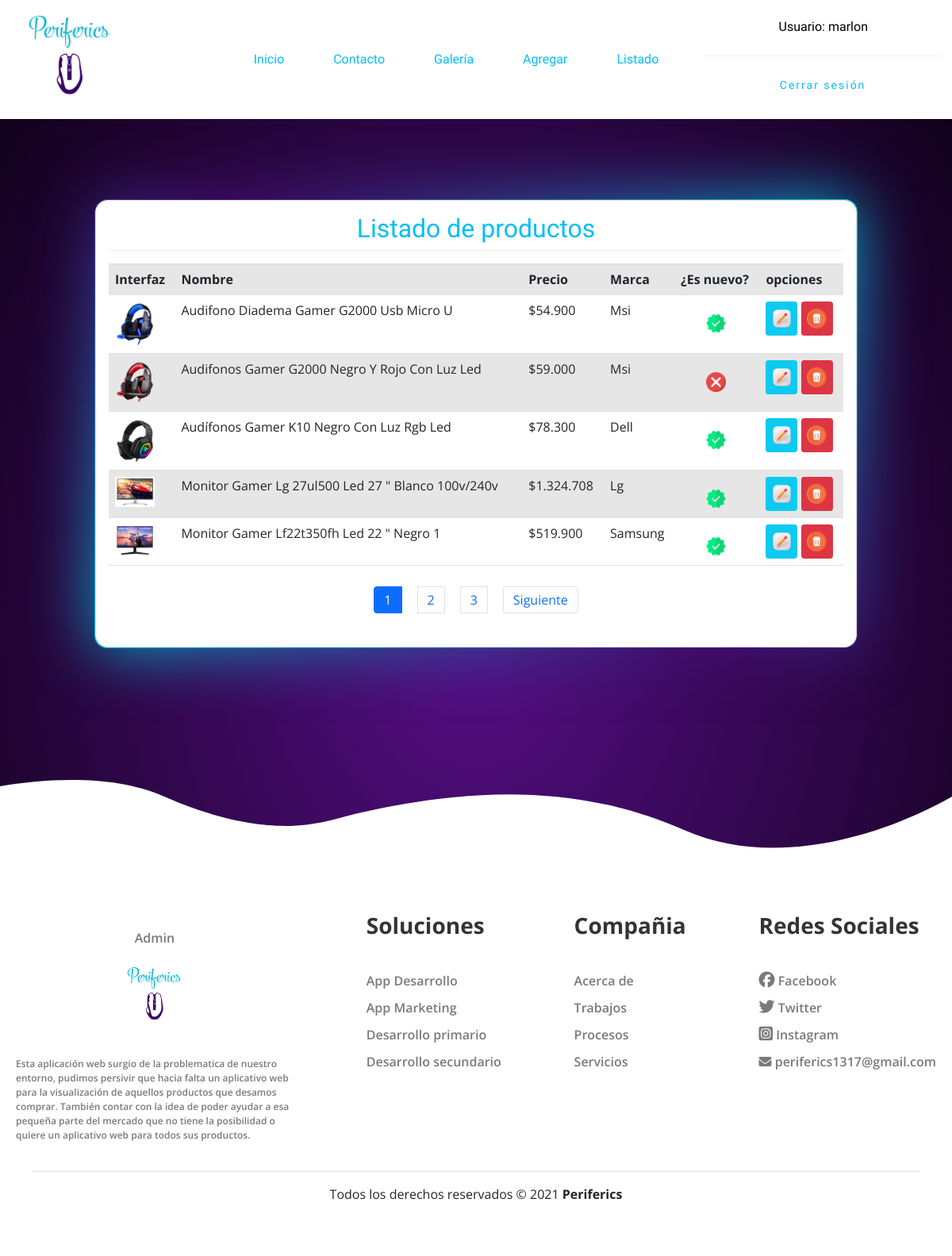
Screenshot of /listar/ (signed in) with the database file from the repository.
### app/models.py (models this page shows, shortened)
class producto(models.Model):
    nombre=models.CharField(max_length=50)
    precio=models.IntegerField()
    descripcion=models.TextField()
    nuevo=models.BooleanField()
    marca=models.ForeignKey(marca, on_delete=models.PROTECT)
    fecha_fabricacion=models.DateField()
    imagen=models.ImageField(upload_to="productos", null="True")

class marca(models.Model):
    nombre= models.CharField(max_length=50)
    def __str__(self):
        return self.nombre

### app/views.py (the view)
# urls.py: path('listar/', listar_productos, name="listar"),
@permission_required('add.view_producto')
def listar_productos(request):
    productos = producto.objects.all()
    page = request.GET.get('page', 1)
    try:
        paginator = Paginator(productos, 5)
        productos = paginator.page(page)
    except:
        raise Http404
    data={
        'entity': productos,
        'paginator': paginator
    }
    return render(request, 'productos/listar.html', data)

### app/templates/productos/listar.html (shortened to what this page needs)
{% extends 'base.html' %}
{% block content %}
{% load humanize %}
<br><br><br>
<div class="card">
    <div class="card-body">
        <h2>Listado de productos</h2>
        <hr>
        <table class="table table-striped table-responsive-sm">
            <tr>
                <th>Interfaz</th>
                <th>Nombre</th>
                <th>Precio</th>
                <th>Marca</th>
                <th>¿Es nuevo?</th>
                <th>opciones</th>
            </tr>
            {% for p in entity %}
            <tr>
                <td>
                    {% if p.imagen %}
                    <img id="img_pro" src="{{p.imagen.url}}" alt="imagen producto" width="50px" heigth="50px">
                    {% endif %}
                </td>
                <td>{{ p.nombre | title}}</td>
                <td>${{ p.precio | intcomma}}</td>
                <td>{{ p.marca | title}}</td>
                <td id="iconitos">
                    {% if p.nuevo %}
                    <img style="width: 25px;" src="../../static/img/cheque.png" alt="chulo">
                    {% else %}
                    <img style="width: 25px;" src="../../static/img/cancelar.png" alt="equis">
                    {% endif %}
                </td>
                <td>
                    {% if perms.app.change_producto %}
                    <a href="{% url 'modificar' p.id %}" class="btn btn-info btn-sm"><img style="width: 25px;" src="../static/img/modificar.png" alt="modificar"></a>
                    {% endif %}
                    {% if perms.app.delete_producto %}
                    <a href="#" onclick="eliminarProducto({{ p.id }})" class="btn btn-danger btn-sm"><img style="width: 25px;" src="../static/img/eliminar.png" alt="eliminar"></a>
                    {% endif %}
                </td>
            </tr>
            {% endfor %}
        </table>
        <div>
            {% include 'paginador.html' %}
        </div>
    </div>
</div>
{% endblock %}

### app/templates/base.html (shortened to what this page needs)
{% load bootstrap4 %}
{% bootstrap_css %}
<!DOCTYPE html>
<html lang="es">
<head>
    <link href="https://cdn.jsdelivr.net/npm/bootstrap@5.0.1/dist/css/bootstrap.min.css" rel="stylesheet">
    {% load static %}
    <link rel="stylesheet" type="text/css" href="{% static 'css/estilos.css' %}">
    {% load pwa %}
</head>
<body>
    <header id="header">
        <div class="contenedor_logo">
            <a href="{% url 'home'%}"><img  class="logo"  src="{% static 'img/logo1.png' %}" alt="logo"></a>
        </div>
            <nav id="bar_nav">
                <ul>
                    <li><button type="button" class="btn btn-outline-info">
                        <a class="eti_menu" href="{% url 'home'%}"> Inicio </a>
                    </button></li>
                    <li><button type="button" class="btn btn-outline-info">
                        <a class="eti_menu" href="{% url 'contacto' %}">Contacto</a>
                    </button></li>
                    <li><button type="button" class="btn btn-outline-info">
                        <a class="eti_menu" href="{% url 'galeria' %}">Galería</a>
                    </button></li>
                    {% if perms.app.add_producto %}
                    <li><button type="button" class="btn btn-outline-info">
                        <a class="eti_menu" href="{% url 'agregar' %}">Agregar</a>
                    </button></li>
                    {% endif %}
                    {% if perms.app.view_producto %}
                    <li><button type="button" class="btn btn-outline-info">
                        <a class="eti_menu" href="{% url 'listar' %}">Listado</a>
                    </button></li>
                    {% endif %}
                </ul>
            </nav>
                <div id="registro">
                    {% if user.is_authenticated %}
                    <div id="contenedor_nombre">
                        <a id="nombre_face" href="#">Usuario: {{user.username}}</a>
                    </div>
                    <br><hr>
                    <div id="cerrar_Sesion">
                            <a href="{% url 'logout' %}" class="btn-neon">
                                Cerrar sesión
                            </a>
                    </div>
                    {% endif%}
                </div>
    </header>
    <div id="contenido">
            {% block content %}
            {% endblock %}
    </div>
    <footer>
        <div class="container_footer">
            <div class="box_footer">
                <div class="logo">
                    <a href="admin/"><p>Admin</p><img src="../static/img/logo1.png" alt="logito"></a>
                </div>
                <div class="terms">
                <p>
                Esta aplicación web surgio de la problematica de nuestro entorno,
                pudimos persivir que hacia falta un aplicativo web para la visualización
                de aquellos productos que desamos comprar.
                También contar con la idea de poder ayudar a esa pequeña parte del mercado
                que no tiene la posibilidad o quiere un aplicativo web para todos sus productos.
                </p>
                </div>
            </div>
            <div class="box_footer">
                <h3>Soluciones</h3>
                <a href="{% url 'pronto' %}">App Desarrollo</a>
                <a href="{% url 'pronto' %}">App Marketing</a>
                <a href="{% url 'pronto' %}">Desarrollo primario</a>
                <a href="{% url 'pronto' %}">Desarrollo secundario</a>
            </div>
            <div class="box_footer">
                <h3>Compañia</h3>
                <a href="{% url 'pronto' %}">Acerca de</a>
                <a href="{% url 'pronto' %}">Trabajos</a>
                <a href="{% url 'pronto' %}">Procesos</a>
                <a href="{% url 'pronto' %}">Servicios</a>
            </div>
            <div class="box_footer">
                <h3>Redes Sociales</h3>
                <a href="https://www.facebook.com/profile.php?id=100070111897802"><i class="fab fa-facebook"></i> Facebook </a>
                <a href="https://twitter.com/periferics1"><i class="fab fa-twitter"></i> Twitter </a>
                <a href="https://www.instagram.com/perifercis/"><i class="fab fa-instagram-square"></i> Instagram </a>
                <p><i class="fas fa-envelope"></i> periferics1317@gmail.com</p>
            </div>
        </div>
        <div class="box_copyright">
            <hr>
            <p>Todos los derechos reservados &copy 2021
                <b>Periferics</b>
            </p>
        </div>
    </footer>
</body>
</html>

### app/templates/paginador.html (shortened to what this page needs)
{% if paginator.num_pages > 1%}
<div class="d-flex justify-content-center">
    <ul class="pagination">
        {% for page in paginator.page_range %}
            {% if page < 7 or page == entity.number %}
            <li class="page-item {% if page == entity.number %}active{% endif %}">
                <a class="page-link" href="?page={{ page }}#pagtable">{{ page }}</a>
            </li>
            {% endif %}
        {% endfor %}
        {% if entity.has_next %}
            <li class="page-item d-none d-sm-block">
                <a class="page-link" href="?page={{ entity.next_page_number }}#pagtable">Siguiente</a>
            </li>
        {% endif %}
    </ul>
</div>
{% endif %}

### app/static/css/estilos.css (style rules this page uses)
* { margin:0; padding:0; }
body { *background-image:url(../img/peri_fondo.jpg); *background-size: cover; background: -webkit-radial-gradient(#560e86, #0a0011); font-family: 'Open Sans', sans-serif; margin:0; }
h1,h2 { font-family: Fredoka One; text-align: center; color:#00bef8; }
header { width: 100%; height: 150px; margin-bottom:30px; background-color: #ffffff; display: flex; justify-content: space-around; align-items: center; }
.logo { width: 150px; }
#registro { width: 25%; }
#contenedor_nombre { display:flex; justify-content: space-evenly; align-items: center; }
#contenedor_nombre a { color:black; }
.btn-neon { position:relative; display:inline-block; padding:10px 25px; color:#00bef8; letter-spacing: 2px; font-family: Fredoka One; font-size: 14px; text-decoration:none; overflow:hidden; transition: 0.2s; font-family:Fredoka One; }
#bar_nav ul { margin-left:100px; display:inline-flex; padding:0; margin-bottom:0; }
li { list-style: none; margin:10px; }
.eti_menu { padding:9px 20px; color: #00bef8; *color:#00fcda; text-decoration: none; font-family: Fredoka One; }
.btn { padding: 8px 0; }
.btn-outline-info { border-color:transparent; }
#cerrar_Sesion { display: flex; justify-content: center; align-items: center; }
hr { background-color:#c4c2c2; border:none; height: 1px; margin-top:0; }
#nombre_face { margin-left: 50px; color:white; text-decoration: none; font-family: Fredoka One; }
#contenido { width: 80%; margin:auto; max-width: 1280px; min-height: 100vh; }
.card { border-radius: 1rem; margin-bottom:20px; }
.card-body { position: relative; background-color: #ffffff; border-radius: 1rem; }
.card-body:before { content: ''; position:absolute; top: -2px; left: -2px; right: -2px; bottom: -2px; background:#fff; z-index: -1; border-radius: 1rem; }
.card-body:after { content: ''; position:absolute; top: -2px; left: -2px; right: -2px; bottom: -2px; background:#fff; z-index: -2; filter: blur(40px); border-radius: 1rem; }
.card-body:before, .card-body:after { border-radius: 1rem; background: linear-gradient(220deg, #00bcd4, #460870, #00bcd4); }
#iconitos { padding-top:23px; padding-left:40px; }
footer { width:100%; padding:50px 0px; *background-image:url(../img/footer.svg); *background-size: cover; background-color:rgb(255, 255, 255); -webkit-mask-image: url(../img/footer.svg); mask-image: url(../img/footer.svg); -webkit-mask-size: cover; mask-size:cover; }
.container_footer { display: flex; flex-wrap: wrap; justify-content: space-between; max-width: 1200px; margin:auto; margin-top:100px; }
.box_footer { display:flex; flex-direction: column; padding:20px; }
.box_footer .logo { width:100%; display:flex; justify-content: center; }
.box_footer .logo img { width:100px; }
.box_footer .logo p { text-align:center; }
.box_footer .terms { max-width: 350px; margin-top:20px; font-weight: 500; color:#7a7a7a; font-size:12px; }
.box_footer h3 { margin-bottom: 30px; color: #343434; font-weight: 700; text-align: left; }
.box_footer a { margin-top: 10px; color: #7a7a7a; font-weight:600; text-decoration: none; }
.box_footer a .fab { font-size: 20px; }
.box_footer p { margin-top: 10px; color: #7a7a7a; font-weight:600; }
.box_copyright { max-width:1200px; margin:auto; text-align:center; padding:0 40px; }
.box_copyright hr { border:none; height:1px; background-color: #7a7a7a; }
.btn.btn-info.btn-sm { width: 40px; }
.btn.btn-danger.btn-sm { width: 40px; }

### rows the page displays
producto: imagen (picture), nombre "Audifono Diadema Gamer G2000 Usb Micro U", precio "54.900", marca "Msi", nuevo True (drawn)
producto: imagen (picture), nombre "Audifonos Gamer G2000 Negro Y Rojo Con Luz Led", precio "59.000", marca "Msi", nuevo False (drawn)
producto: imagen (picture), nombre "Audífonos Gamer K10 Negro Con Luz Rgb Led", precio "78.300", marca "Dell", nuevo True (drawn)
producto: imagen (picture), nombre "Monitor Gamer Lg 27ul500 Led 27 \" Blanco 100v/240v", precio "1.324.708", marca "Lg", nuevo True (drawn)
producto: imagen (picture), nombre "Monitor Gamer Lf22t350fh Led 22 \" Negro 1", precio "519.900", marca "Samsung", nuevo True (drawn)

### other values shown
{{ user.username }} "marlon"
{{ page }} "1" "2" "3"
